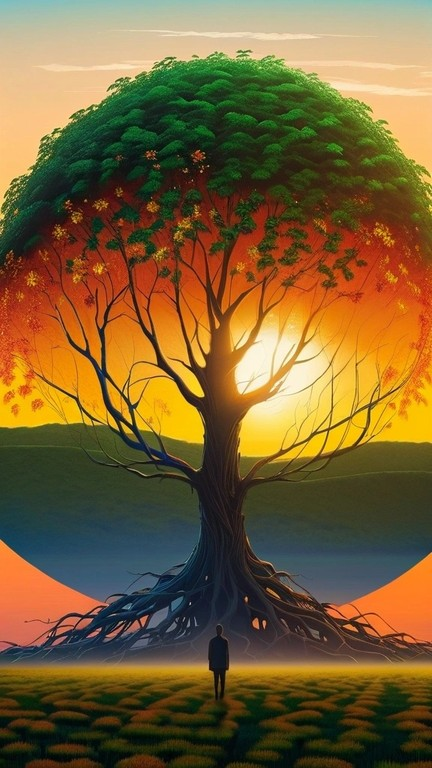
#> input picture library/recipes/tree-of-life/style_2.jpg, 432 x 768 px
$ python subtract_frame.py ../library/recipes/tree-of-life/style_1.jpg ../library/recipes/tree-of-life/style_2.jpg   (older library calls are emulated)
#> lines starting #> are read from the running program, lines starting #| are printed output that depends on the picture
### wzrd/utils.py
"""
Utility functions for projection mapping pipeline.

Handles resolution normalization, aspect ratio cropping, and image alignment
to ensure consistency across AI-generated content.
"""

from PIL import Image
import numpy as np
import subprocess
from typing import Tuple, Optional, Union
from pathlib import Path
import cv2
import os

# Standard aspect ratios (width:height)
ASPECT_RATIOS = {
    '16:9': 16 / 9,
    '9:16': 9 / 16,
    '4:3': 4 / 3,
    '3:4': 3 / 4,
    '1:1': 1.0,
    '21:9': 21 / 9,
    '9:21': 9 / 21,
}

# Nano Banana 2.1's native output size per aspect at "1K" ("2K"/"4K" are
# exactly x2/x4). Every size measured from real outputs, 2026-10-10. It answers
# a reference of another aspect by cover-cropping it to the nearest of these,
# so a project canvas or region box at one of these ratios round-trips with
# no crop at all (D7).
NANO_BANANA_SIZES = {
    '1:1': (1024, 1024),
    '2:3': (848, 1264),
    '3:2': (1264, 848),
    '3:4': (896, 1200),
    '4:3': (1200, 896),
    '4:5': (928, 1152),
    '5:4': (1152, 928),
    '9:16': (768, 1376),
    '16:9': (1376, 768),
    '21:9': (1584, 672),
}

# Default base resolution (max dimension)
DEFAULT_BASE_RESOLUTION = 1920

# Aspect mismatch above which a generated image is reported as probably
# re-framed by the model (a warning, never a reason to stretch). Below it the
# mismatch is the model's own cover-crop to its native size — Nano Banana
# returns 1376x768 (1.792) for a 16:9 surface — which `uncrop_to_size` undoes
# exactly. Stretching instead was a constant 0.78 % vertical drift (D8).
ASPECT_RATIO_TOLERANCE = 0.02


class DebugContext:
    """Context for saving debug images with numbered prefixes."""

    # [5 lines left out: function __init__, not called in this run]

    @property
    def enabled(self) -> bool:
        return self.debug_dir is not None

    # [235 lines left out: functions save, save_with_corners, _normalize_to_full_range, _apply_colormap, _lift_dark_pixels, _generate_alignment_aids, not called in this run]


# ---------------------------------------------------------------------------
# Photos as shot: HEIC + EXIF orientation
# ---------------------------------------------------------------------------

PHOTO_EXTS = {'.jpg', '.jpeg', '.png', '.webp', '.heic', '.heif', '.tif', '.tiff'}
_EXIF_ORIENTATION = 0x0112
_heif_registered = False


# [79 lines left out: functions _register_heif, load_upright, upright_copy, parse_aspect_ratio, not called in this run]


def get_aspect_ratio(size: Tuple[int, int]) -> float:
    """Get aspect ratio from (width, height) tuple."""
    return size[0] / size[1]


def aspect_ratios_match(ar1: float, ar2: float, tolerance: float = ASPECT_RATIO_TOLERANCE) -> bool:
    """Check if two aspect ratios match within tolerance."""
    return abs(ar1 - ar2) / max(ar1, ar2) <= tolerance


# [381 lines left out: functions get_closest_standard_aspect, center_crop_to_aspect, uncrop_to_size, uncrop_array_to_size, uncrop_box, conform_to_size and 8 more, not called in this run]


# ---------------------------------------------------------------------------
# Multi-resolution helpers
# ---------------------------------------------------------------------------

def downscale_arr(arr: np.ndarray, factor: int) -> np.ndarray:
    """Downscale array by integer factor using area interpolation.

    Args:
        arr: Input array (HW or HWC, any dtype).
        factor: Integer downscale factor (2 = half, 4 = quarter).

    Returns:
        Downscaled array.
    """
    h, w = arr.shape[:2]
    new_w = (w // factor) - ((w // factor) % 2)
    new_h = (h // factor) - ((h // factor) % 2)
    return cv2.resize(arr, (new_w, new_h), interpolation=cv2.INTER_AREA)


def upscale_arr(arr: np.ndarray, target_hw: Tuple[int, int]) -> np.ndarray:
    """Upscale array to target (height, width) using bilinear interpolation.

    Args:
        arr: Input array (HW or HWC, any dtype).
        target_hw: Target (height, width).

    Returns:
        Upscaled array.
    """
    return cv2.resize(arr, (target_hw[1], target_hw[0]), interpolation=cv2.INTER_LINEAR)


# ---------------------------------------------------------------------------
# Resolution-relative size helpers
# ---------------------------------------------------------------------------

def frac_to_px(frac: float, ref_dim: int, *, odd: bool = False) -> int:
    """Convert a resolution-relative fraction to a pixel count.

    Args:
        frac: Fraction of *ref_dim* (e.g. 0.004 means 0.4 % of the
            reference dimension).
        ref_dim: Reference dimension in pixels (typically ``min(H, W)``).
        odd: If True, ensure the result is odd (useful for kernel sizes).

    Returns:
        Pixel count (at least 1 when *frac* > 0).
    """
    px = max(1, round(frac * ref_dim))
    if odd and px > 1 and px % 2 == 0:
        px += 1
    return px


# ---------------------------------------------------------------------------
# Background subtraction primitives
# ---------------------------------------------------------------------------

# Gaussian blur kernel size for smooth mask-modulated background subtraction
# (must be odd). Smoothing prevents high-frequency background texture from
# imprinting onto flat, bright creature regions.
_BG_SUBTRACT_BLUR_RADIUS = 31


def extract_creature(
    generated: np.ndarray,
    background: np.ndarray,
    mask: np.ndarray,
    gamma: float = 0.85,
    subtract_bg: bool = False,
) -> np.ndarray:
    """Extract the creature (bright additive elements) using the mask.

    Uses gamma correction to boost brightness relative to pixel intensity,
    producing smoother edges than a flat multiplier.

    When ``subtract_bg`` is True, background subtraction strength is
    modulated by a heavily blurred (spatially smooth) inverse of the mask.
    In solid creature regions the mask is ~1 so almost no background is
    subtracted, avoiding high-frequency texture imprinting.  At the edges
    where the mask fades, full subtraction still removes the background
    cleanly.

    Args:
        generated:  Generated frame float32 (HWC, 0-255).
        background: Background frame float32 (HWC, 0-255).
        mask:       Difference mask float32 (HW, 0.0-1.0).
        gamma:      Gamma correction (< 1.0 brightens, > 1.0 darkens).
        subtract_bg: If True, subtract background before masking.
            If False, use the generated frame directly with the mask as alpha.

    Returns:
        Extracted creature as uint8 (HWC, 0-255).
    """
    if subtract_bg:
        # Smooth the mask so subtraction strength varies spatially without
        # introducing high-frequency background texture into the creature.
        k = _BG_SUBTRACT_BLUR_RADIUS | 1  # ensure odd
        smooth_mask = cv2.GaussianBlur(mask, (k, k), 0)
        # subtraction_strength: 0 in creature core, 1 in background
        strength = (1.0 - smooth_mask)[:, :, np.newaxis]
        base = np.clip(generated - strength * background, 0, 255)
    else:
        # Mask-only: keep generated frame colors, let the mask handle fading
        base = generated

    # Gamma correction for smooth brightness boost
    normalized = base / 255.0
    boosted = np.power(normalized, gamma) * 255.0

    # Apply mask
    creature = boosted * mask[:, :, np.newaxis]

    return np.clip(creature, 0, 255).astype(np.uint8)


# ---------------------------------------------------------------------------
# FFmpeg video writer
# ---------------------------------------------------------------------------

class VideoWriter:
    """Context-managed FFmpeg video writer.

    Streams raw frames to an FFmpeg subprocess that encodes to H.264/mp4
    with settings optimised for broad device compatibility.

    Usage::

        with VideoWriter(path, width, height, fps) as w:
            w.write(frame_uint8)  # HWC uint8, rgb24
    """

    # [54 lines left out: functions __init__, __enter__, write, write_raw, __exit__, not called in this run]

### wzrd/subtract_frame.py
"""
Background subtraction for creature extraction (single frame).

Isolates bright elements (creatures) from a dark background by computing
the difference between a generated frame and the original background.

Uses the same algorithmic pipeline as the video processor:
  1. Color correction (RGB luminance-based)
  2. Luminance difference at half resolution
  3. Soft ramp threshold
  4. Optional morphological opening
  5. Gaussian blur for smooth falloff
  6. Upscale mask to full resolution
  7. Creature extraction with gamma correction
"""

from PIL import Image
import numpy as np
from typing import Union, Optional, Tuple
from pathlib import Path
import cv2

from .utils import (
    align_to_reference, get_aspect_ratio, aspect_ratios_match,
    extract_creature, downscale_arr, upscale_arr, frac_to_px,
)

# Module-level defaults (matching video pipeline)
DEFAULT_THRESHOLD = 10
DEFAULT_RAMP = 20
DEFAULT_GAMMA = 0.85
DEFAULT_BLUR_RADIUS = 0.004         # fraction of min(H,W); ≈ 4 px at 1080p
DEFAULT_MORPH_SIZE = 0               # off by default (0 = disabled)
DEFAULT_ASPECT_TOLERANCE = 0.02
DEFAULT_COLOR_CORRECTION_THRESHOLD = 15  # max luminance diff to count as "background" pixel


def _luminance(arr: np.ndarray) -> np.ndarray:
    """Compute luminance from float32 RGB (HWC, 0-255). Returns HW float32."""
    return 0.299 * arr[:, :, 0] + 0.587 * arr[:, :, 1] + 0.114 * arr[:, :, 2]


def _estimate_color_shift_frame(
    gen_arr: np.ndarray,
    bg_arr: np.ndarray,
    threshold: float = DEFAULT_COLOR_CORRECTION_THRESHOLD,
) -> np.ndarray:
    """Estimate per-channel RGB color shift for a single frame.

    Finds pixels where the luminance difference is below *threshold*
    (confident background pixels) and computes the mean per-channel shift.

    Args:
        gen_arr:   Generated frame as float32 (HWC, 0-255).
        bg_arr:    Background frame as float32 (HWC, 0-255).
        threshold: Max luminance difference for a pixel to count as
            "background" when computing the shift.

    Returns:
        3-element float32 RGB shift vector (to be added to bg_arr).
    """
    lum_diff = np.abs(_luminance(gen_arr) - _luminance(bg_arr))
    bg_mask = lum_diff < threshold

    if np.sum(bg_mask) < 100:
        return np.zeros(3, dtype=np.float32)

    shift = np.array([
        np.mean(gen_arr[bg_mask, 0] - bg_arr[bg_mask, 0]),
        np.mean(gen_arr[bg_mask, 1] - bg_arr[bg_mask, 1]),
        np.mean(gen_arr[bg_mask, 2] - bg_arr[bg_mask, 2]),
    ], dtype=np.float32)

    return shift


def subtract_background(
    generated: Union[Image.Image, np.ndarray],
    background: Union[Image.Image, np.ndarray],
    threshold: int = DEFAULT_THRESHOLD,
    ramp: int = DEFAULT_RAMP,
    gamma: float = DEFAULT_GAMMA,
    blur_radius: float = DEFAULT_BLUR_RADIUS,
    morph_size: float = DEFAULT_MORPH_SIZE,
    color_correction: bool = True,
    color_correction_threshold: float = DEFAULT_COLOR_CORRECTION_THRESHOLD,
    subtract_bg: bool = True,
    align: bool = True,
    aspect_tolerance: float = DEFAULT_ASPECT_TOLERANCE,
) -> Tuple[np.ndarray, np.ndarray, dict]:
    """
    Subtract background from generated frame to isolate creature.

    Uses the same pipeline as the video processor:
      1. Color correction (RGB luminance-based shift applied to background)
      2. Luminance difference at half resolution
      3. Soft ramp threshold
      4. Optional morphological opening
      5. Gaussian blur for smooth falloff (max of original and blurred)
      6. Upscale mask to full resolution
      7. Creature extraction with gamma correction

    Args:
        generated:  Generated frame (PIL Image or numpy array).
        background: Background frame (PIL Image or numpy array).
        threshold:  Low cutoff for difference mask (0-255).
        ramp:       Soft transition width above threshold.
        gamma:      Gamma correction (< 1.0 brightens).
        blur_radius: Gaussian blur radius for mask feathering as fraction
            of min(H,W) (0 = disable).
        morph_size: Morphological kernel size as fraction of min(H,W)
            (0 = disable).
        color_correction: Whether to estimate and correct global color shift.
        color_correction_threshold: Max luminance diff for "background"
            pixels during color shift estimation.
        subtract_bg: Subtract background before masking (default True).
        align:      Whether to align generated to match background dims.
        aspect_tolerance: Tolerance for aspect ratio matching.

    Returns:
        Tuple of (creature_image, mask, info_dict).
    """
    info = {
        'threshold': threshold,
        'ramp': ramp,
        'gamma': gamma,
        'blur_radius': blur_radius,
        'morph_size': morph_size,
        'aligned': False,
        'cropped': False,
    }

    # Convert to PIL if needed
    if isinstance(background, np.ndarray):
        background = Image.fromarray(background.astype(np.uint8))
    background = background.convert('RGB')

    if isinstance(generated, np.ndarray):
        generated = Image.fromarray(generated.astype(np.uint8))
    generated = generated.convert('RGB')

    # Align generated to background if needed
    if align and generated.size != background.size:
        generated, align_info = align_to_reference(
            generated, background, aspect_tolerance
        )
        info['aligned'] = align_info['resized']
        info['cropped'] = align_info['cropped']
        info['alignment_info'] = align_info

    # Convert to numpy
    gen_arr = np.array(generated, dtype=np.float32)
    bg_arr = np.array(background, dtype=np.float32)

    h, w = gen_arr.shape[:2]

    # ---- Color correction (RGB luminance-based, same as video pipeline) ----
    if color_correction:
        color_shift = _estimate_color_shift_frame(
            gen_arr, bg_arr, threshold=color_correction_threshold,
        )
        if np.any(np.abs(color_shift) > 0.5):
            bg_arr = np.clip(bg_arr + color_shift, 0, 255)
            info['color_shift_rgb'] = color_shift.tolist()
        else:
            info['color_shift_rgb'] = [0.0, 0.0, 0.0]

    # ---- Downscale to half resolution for mask computation -----------------
    gen_arr_half = downscale_arr(gen_arr, 2)
    bg_arr_half = downscale_arr(bg_arr, 2)

    # ---- Luminance difference at half res ----------------------------------
    gen_lum_half = _luminance(gen_arr_half)
    bg_lum_half = _luminance(bg_arr_half)
    diff_mag = np.abs(gen_lum_half - bg_lum_half)

    # ---- Soft ramp threshold -----------------------------------------------
    ramp_width = max(float(ramp), 1e-6)
    mask = np.clip(
        (diff_mag - threshold) / ramp_width, 0, 1,
    ).astype(np.float32)

    # ---- Morphological opening (half res, off by default) ------------------
    half_ref = min(h // 2, w // 2)
    morph_px = frac_to_px(morph_size, half_ref, odd=True) if morph_size > 0 else 0
    if morph_px > 0:
        kern = cv2.getStructuringElement(
            cv2.MORPH_ELLIPSE, (morph_px, morph_px),
        )
        mask_u8 = (mask * 255).astype(np.uint8)
        mask_u8 = cv2.morphologyEx(mask_u8, cv2.MORPH_OPEN, kern)
        mask = mask_u8.astype(np.float32) / 255.0

    # ---- Gaussian blur for smooth falloff (half res) -----------------------
    blur_px = frac_to_px(blur_radius, half_ref) if blur_radius > 0 else 0
    blur_ksize = blur_px * 2 + 1 if blur_px > 0 else 0
    if blur_ksize > 0:
        blurred = cv2.GaussianBlur(mask, (blur_ksize, blur_ksize), 0)
        mask = np.maximum(mask, blurred)

    # ---- Upscale mask to full res ------------------------------------------
    mask = upscale_arr(mask, (h, w))

    # ---- Extract creature --------------------------------------------------
    creature = extract_creature(gen_arr, bg_arr, mask, gamma=gamma,
                                subtract_bg=subtract_bg)

    # Compute stats
    info['mask_coverage'] = float(np.mean(mask > 0.5) * 100)
    info['creature_max_brightness'] = int(creature.max())
    nonzero = creature[creature > 0]
    info['creature_mean_brightness'] = (
        float(nonzero.mean()) if len(nonzero) > 0 else 0.0
    )

    return creature, mask, info


def subtract_background_file(
    generated_path: Union[str, Path],
    background_path: Union[str, Path],
    output_path: Optional[Union[str, Path]] = None,
    threshold: int = DEFAULT_THRESHOLD,
    ramp: int = DEFAULT_RAMP,
    gamma: float = DEFAULT_GAMMA,
    blur_radius: float = DEFAULT_BLUR_RADIUS,
    morph_size: float = DEFAULT_MORPH_SIZE,
    color_correction: bool = True,
    color_correction_threshold: float = DEFAULT_COLOR_CORRECTION_THRESHOLD,
    subtract_bg: bool = True,
    preview: bool = False,
) -> Tuple[Image.Image, dict]:
    """
    Load images and perform background subtraction.

    Args:
        generated_path: Path to generated frame (with creature).
        background_path: Path to background frame.
        output_path:  Path to save creature output (optional).
        threshold:    Difference threshold (0-255).
        ramp:         Soft ramp width.
        gamma:        Gamma correction (< 1.0 brightens).
        blur_radius:  Gaussian blur radius for mask feathering as fraction
            of min(H,W) (0 = disable).
        morph_size:   Morphological kernel size as fraction of min(H,W)
            (0 = disable).
        color_correction: Whether to estimate and correct color shift.
        color_correction_threshold: Max luminance diff for "background"
            pixels during color shift estimation.
        subtract_bg:  Subtract background before masking.
        preview:      Whether to also save a preview composite.

    Returns:
        Tuple of (creature PIL Image, info dict).
    """
#> called with threshold = 10, ramp = 20, gamma = 0.85, blur_radius = 0.004, morph_size = 0, color_correction = True, color_correction_threshold = 15, subtract_bg = True
    # Load images
    background = Image.open(background_path).convert('RGB')
#> background is the input picture: PIL image 432x768 RGB; mean R, G, B 121, 96.2, 52.9
    generated = Image.open(generated_path).convert('RGB')
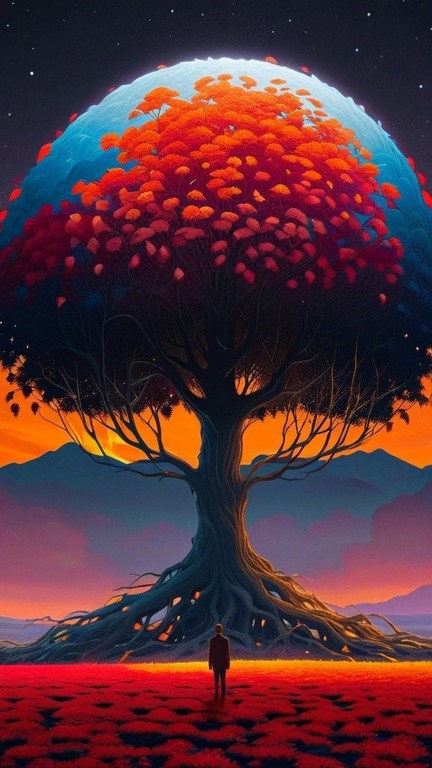
#> input picture library/recipes/tree-of-life/style_1.jpg, 432 x 768 px
#> generated is the input picture: PIL image 432x768 RGB; mean R, G, B 89.1, 48.3, 56.2

    # Process
    creature_arr, mask, info = subtract_background(
        generated, background,
        threshold=threshold,
        ramp=ramp,
        gamma=gamma,
        blur_radius=blur_radius,
        morph_size=morph_size,
        color_correction=color_correction,
        color_correction_threshold=color_correction_threshold,
        subtract_bg=subtract_bg,
    )
#> in _luminance, `return 0.299 * arr[:, :, 0] + 0.587 * arr[:, :, 1] + 0.114 * arr[:, :,..`:
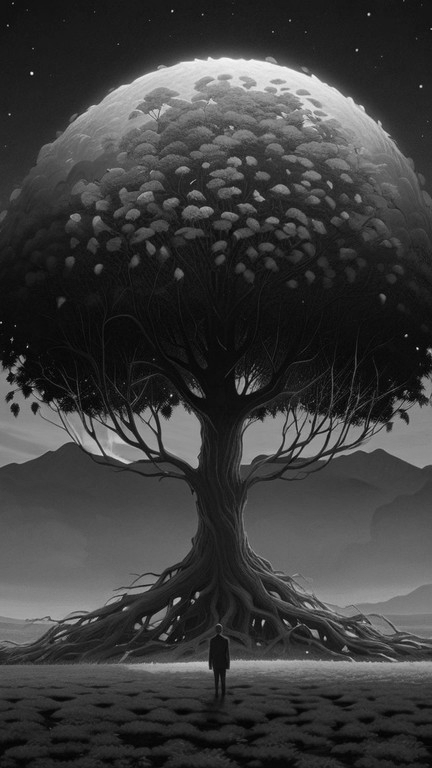
#> returned value: shape (768, 432) float32; min 0.798, max 248.8, mean 61.4
#> in _luminance (call 2), `return 0.299 * arr[:, :, 0] + 0.587 * arr[:, :, 1] + 0.114 * arr[:, :,..`:
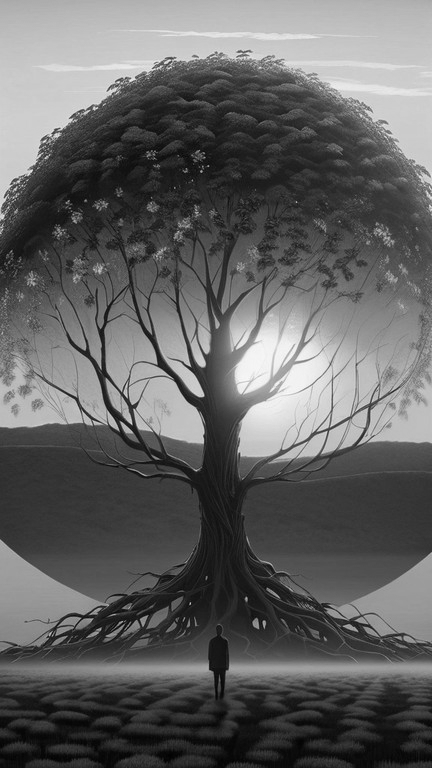
#> returned value: shape (768, 432) float32; min 1.4, max 250.7, mean 98.7
#> (the rest of the program and of its run is left out)
